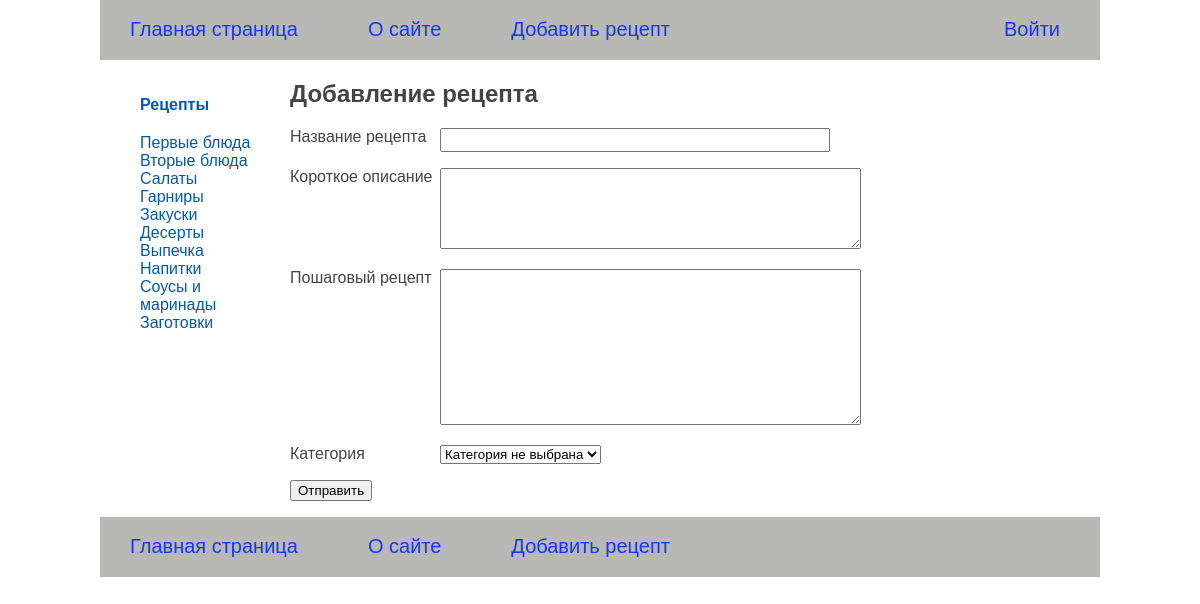
Page /addrecipe/ on the earlier database version.
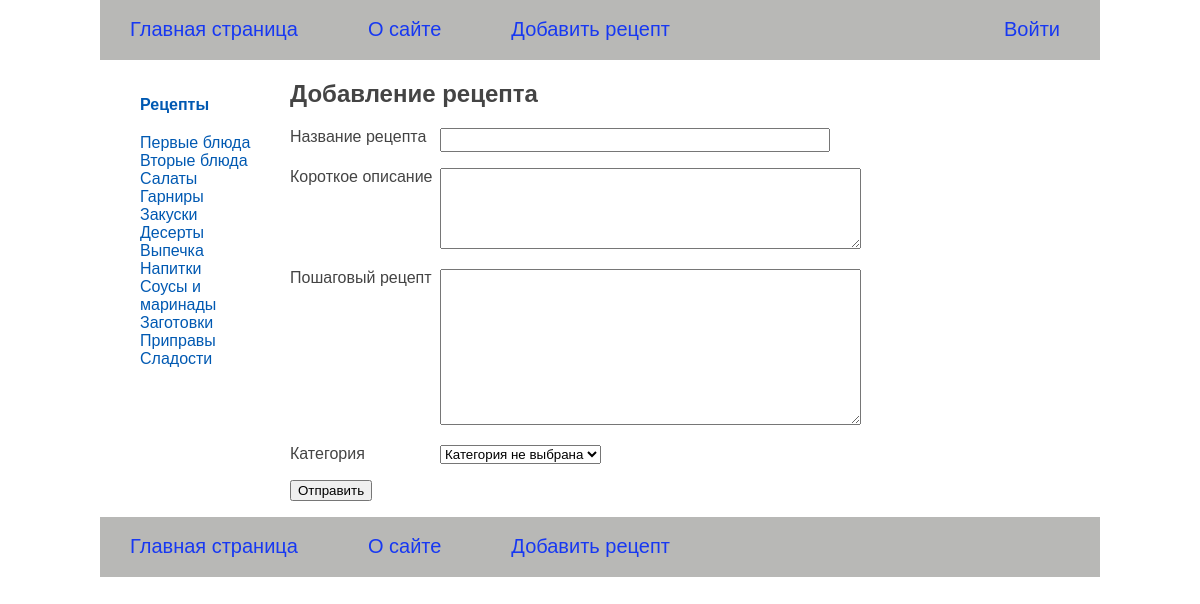
Same page on the later database version.
### recipeapp/models.py (models this page shows)
class Category(models.Model):
    category_name = models.CharField(max_length=100, db_index=True, verbose_name='Категория')
    category_slug = models.SlugField(max_length=100, unique=True, db_index=True, verbose_name='Slug')
    class Meta:
        verbose_name = 'Категория'
        verbose_name_plural = 'Категории'
    def get_absolut_url(self):
        return reverse('category', kwargs={'category_slug': self.category_slug})
    def __str__(self):
        return self.category_name

### recipeapp/views.py (the view)
# urls.py: path('addrecipe/', addrecipe, name='add_recipe'),
def addrecipe(request: HttpRequest) -> HttpResponse:
    if request.method == 'POST':
        form = AddRecipeForm(request.POST)
        if form.is_valid():
            form.save()
            return redirect('home')
    else:
        form = AddRecipeForm()
    context = {
        'menu': menu,
        'title': 'Добавление рецепта',
        'form': form
    }
    return render(request, 'recipeapp/addrecipe.html', context=context)

### recipeapp/forms.py
class AddRecipeForm(forms.ModelForm):
    category = forms.ModelChoiceField(queryset=Category.objects.all(), empty_label="Категория не выбрана",
                                      label='Категория')
    class Meta:
        model = RecipeBase
        fields = ['recipe_title', 'short_description', 'cooking_description', 'category']
        widgets = {
            'recipe_title': forms.TextInput(attrs={'class': 'form-input'}),
            'short_description': forms.Textarea(attrs={'cols': 50, 'rows': 5}),
            'cooking_description': forms.Textarea(attrs={'cols': 50, 'rows': 10}),
        }

### recipeapp/templatetags/recipe_tags.py (called while the page is built)
@register.inclusion_tag('recipeapp/list_categories.html')
def show_categories(category_selected_id=0):
    categories = Category.objects.all()
    return {'categories': categories, 'category_selected': category_selected_id}

### recipeapp/templates/recipeapp/addrecipe.html (shortened to what this page needs)
{% extends 'base.html' %}
{% block content %}
  <h1>{{ title }}</h1>
  <form action="" method="POST">
      {% for f in form %}
      <p><label class="form-label" for="{{ f.id_for_label }}">
          {{ f.label }}
      </label>{{ f }}</p>
      {% endfor %}
      <p><button type="submit">Отправить</button></p>
  </form>
{% endblock %}

### recipeapp/templates/recipeapp/list_categories.html
{% for category in categories %}
    {% if category.id == category_selected %}
        <li class="selected">{{ category.category_name }}</li>
    {% else %}
        <li class="selected_cat"><a href="{{ category.get_absolut_url }}">{{ category.category_name }}</a></li>
    {% endif %}
{% endfor %}

Differences in the rows shown:
added Category: category_name "Приправы"
added Category: category_name "Сладости"
